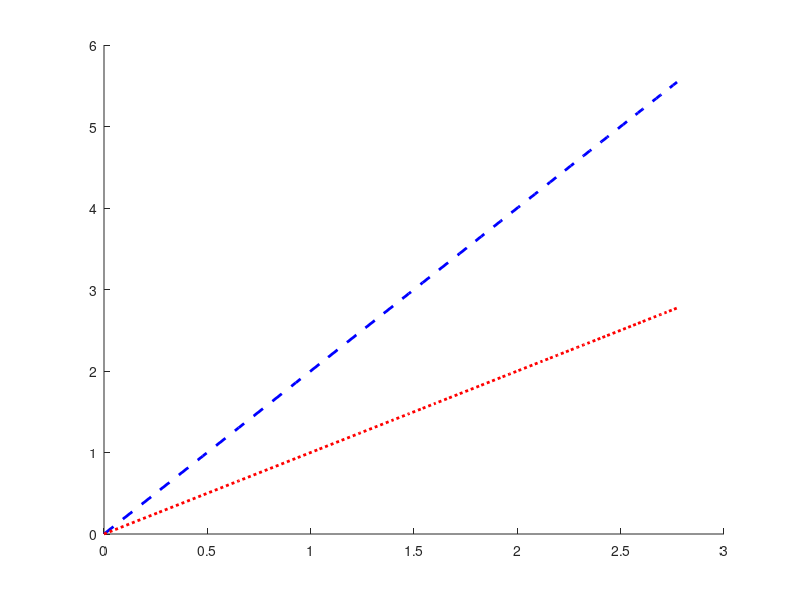

Recreate this plot in MATLAB. (Note: this script raises an error after producing the figure.)
clc
clear

load("shadowscalingdata.mat")

mssms = 1:2:15;
avFvals = permute(mean(Fvals,1),[3,2,1]);
% --------------------------------------------------------------------------

% --- 2. Setup Variables ---
plotxvals = linspace(1,16,50);
heisenberg = plotxvals.^2;
sql = plotxvals;
% X and Y data for the main plot
x_data_all = log(mssms(2:end));
y_data_all = -log(avFvals(2:end,:));

% --- 3. Plotting ---
figure('Color', 'w', 'Position', [100 100 800 600]);
ax = gca;
hold on;

% A. Reference Lines (Use PLOT here, as these are lines, not points)
% We plot these first so they stay in the background
% h_heis = plot(log(plotxvals), log(heisenberg), ...
%     'Color', [0.6 0.6 0.6], 'LineWidth', 2, 'LineStyle', '--');
% h_sql  = plot(log(plotxvals), log(sql), ...
%     'Color', [0.6 0.6 0.6], 'LineWidth', 2, 'LineStyle', ':');

h_heis = plot(log(plotxvals), log(heisenberg), ...
    'Color', 'b', 'LineWidth', 2, 'LineStyle', '--');
h_sql  = plot(log(plotxvals), log(sql), ...
    'Color', 'r', 'LineWidth', 2, 'LineStyle', ':');

datplot = gobjects(1,6); 

% Define Styles
markers = {'o', 's', '^', 'd', 'v', '>'}; 
colors = [
    0.00, 0.45, 0.74;  % Blue
    0.85, 0.33, 0.10;  % Red
    0.93, 0.69, 0.13;  % Yellow
    0.49, 0.18, 0.56;  % Purple
    0.47, 0.67, 0.19;  % Green
    0.30, 0.75, 0.93   % Light Blue
];

for k = 1:6
    % Current X and Y
    current_x = x_data_all;
    current_y = y_data_all(:,k);
    
    % Create Scatter Object
    % Syntax: scatter(x, y, size, color, 'filled')
    % We start with 'filled' and 100 size, then tweak properties below.
    datplot(k) = scatter(current_x, current_y, 100, colors(k,:), 'filled');
    
    % --- Apply Strict Properties for Scatter Objects ---
    datplot(k).Marker = markers{k};
    datplot(k).MarkerEdgeColor = colors(k,:); % Always color the edge
    datplot(k).LineWidth = 1.5;               % Thicker edges for visibility
    
    if k <= 3
        % Group 1: Filled with Transparency
        datplot(k).MarkerFaceColor = colors(k,:);
        datplot(k).MarkerFaceAlpha = 0.6; % Valid for Scatter
        datplot(k).LineWidth=1 ;
    else
        % Group 2: Hollow (Open) Markers
        datplot(k).MarkerFaceColor = 'none'; % Transparent center
        datplot(k).MarkerEdgeColor = colors(k,:); 
        % Note: MarkerFaceAlpha doesn't matter if Color is 'none'
        
    end
end

% --- 4. Formatting ---

% Axis Limits & Ticks
ticknos = [1 2 3 4 6 8];
xticks(log(mssms(ticknos)))
xticklabels(num2str(mssms(ticknos)'))
xlim(log([2.5, 17]))
ylim([-8 8])



box on;
grid off;
set(gca, 'FontSize', 14, 'LineWidth', 1.2, 'TickDir', 'in');

% Labels
ylabel('$-\log(\delta \theta^2)$', 'Interpreter', 'latex', 'FontSize', 22)
xlabel('$n$', 'Interpreter', 'latex', 'FontSize', 22)


% Legend
% We construct the legend using the Scatter handles
lgd = legend([datplot, h_heis, h_sql], ...
    {'9.4-9.6', '9.6-9.8', '9.8-10.0', '10.0-10.2', '10.2-10.4', '10.4-10.6', 'Heisenberg', 'SQL'});
set(lgd, 'Interpreter', 'latex', 'FontSize', 14);
% legend boxoff
